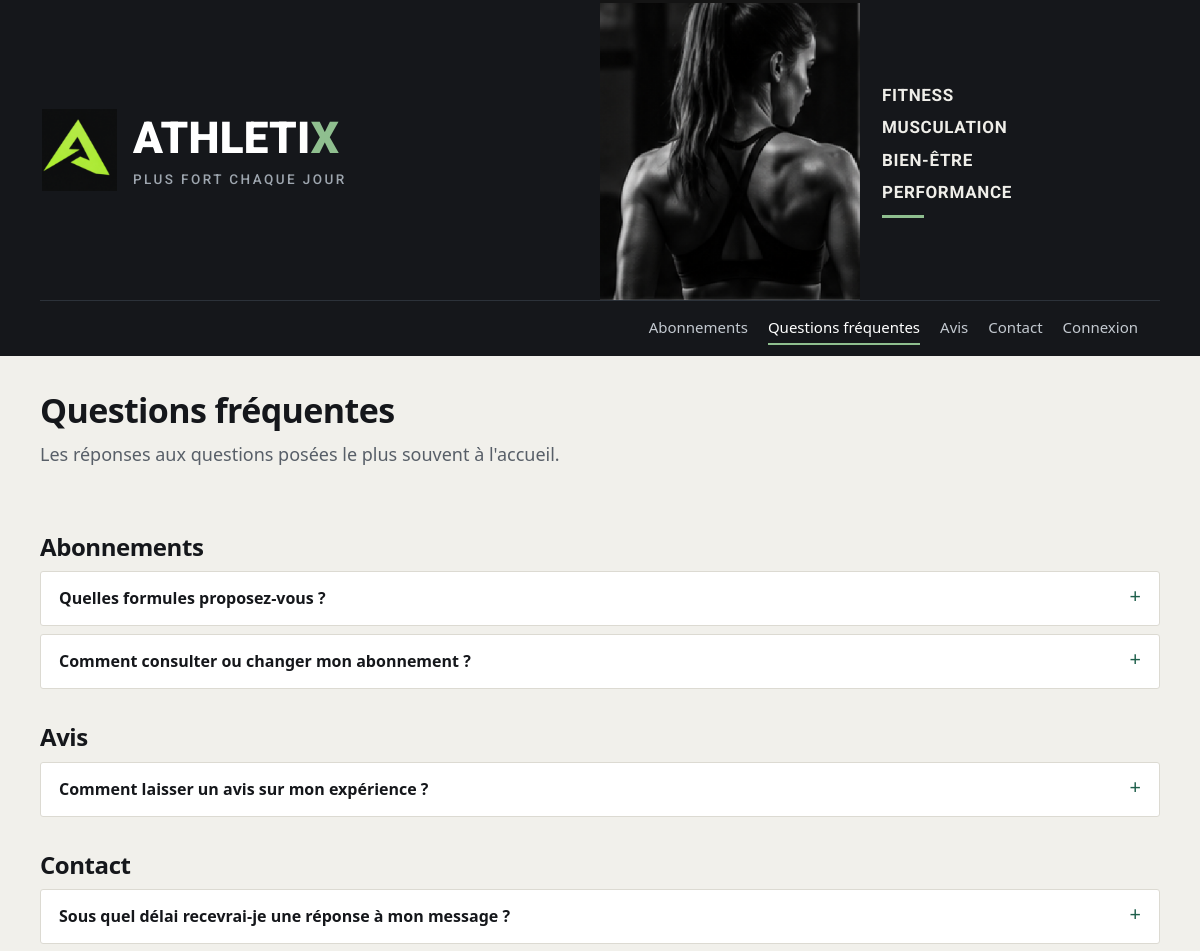
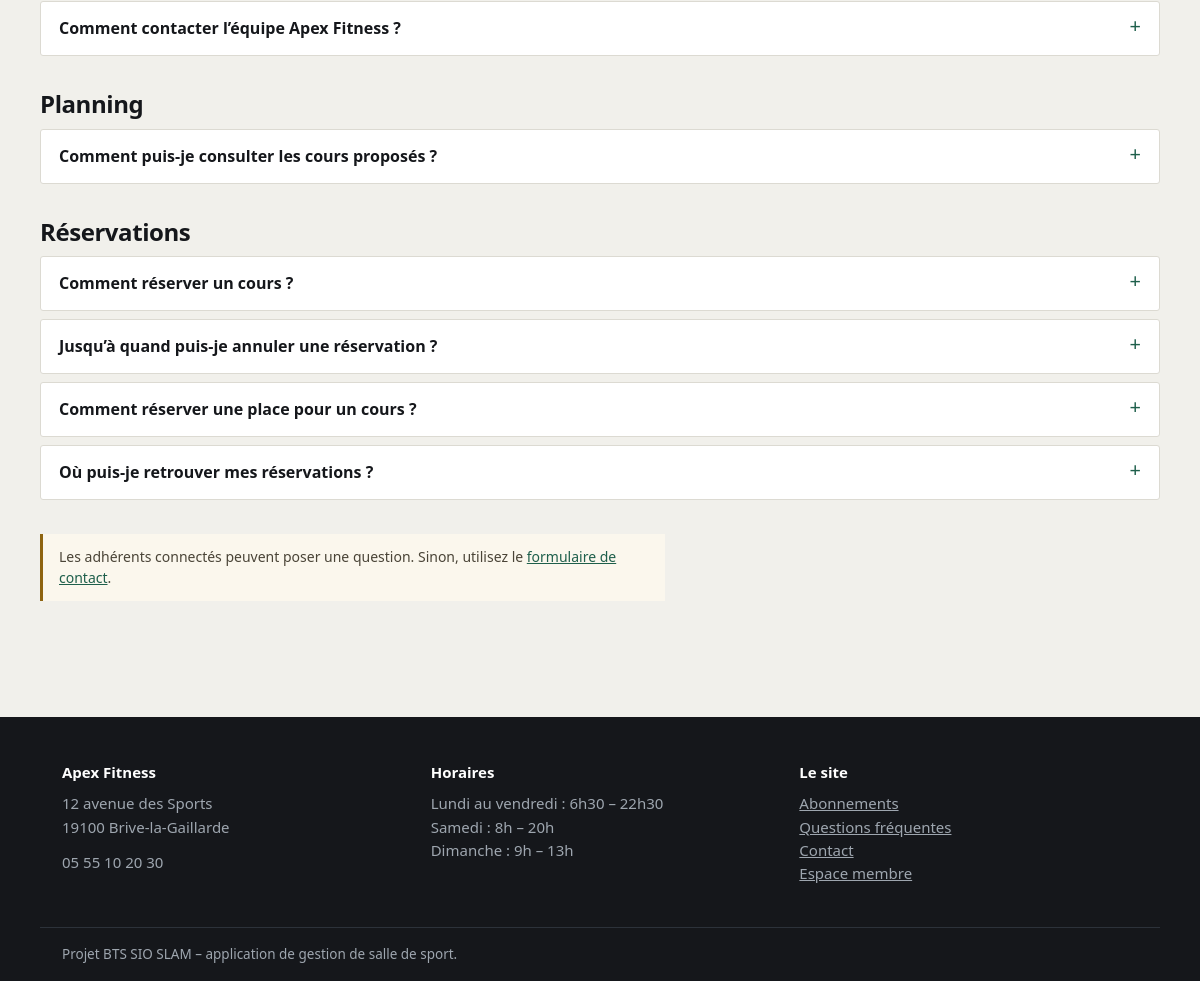
/index.php?route=faq/public.php, run on the app's committed database (2 pictures, top to bottom).
### tables this page shows
CREATE TABLE faq (
  NumInteraction INT PRIMARY KEY,
  question       TEXT NOT NULL,
  reponse        TEXT,
  statut_faq     VARCHAR(20) NOT NULL DEFAULT 'En attente',
  categorie      VARCHAR(80) NOT NULL DEFAULT 'General',
  FOREIGN KEY (NumInteraction) REFERENCES interaction_adherent(NumInteraction) ON DELETE CASCADE
);

### faq/public.php (called while the page is built, shortened)
<?php
require_once __DIR__ . '/../config/function.php';
require_once __DIR__ . '/controller/FaqController.php';
$controller = new FaqController();
$controller->assurerQuestionsDemo();
$parCategorie = $controller->grouperParCategorie($controller->index());
require __DIR__ . '/view/public.php';

### public/index.php (called while the page is built, shortened)
<?php
require_once __DIR__ . '/../config/function.php';
$requestPath = parse_url($_SERVER['REQUEST_URI'] ?? '/', PHP_URL_PATH);
$queryRoute = $_GET['route'] ?? null;
$requestPath = rawurldecode($requestPath);
$route = $queryRoute !== null ? rawurldecode($queryRoute) : trim($requestPath, '/');
$page = realpath(__DIR__ . '/' . $pages[$route]);
require $page;

### config/function.php (called while the page is built, shortened)
<?php
function db(): PDO
{
    static $pdo = null;
    if ($pdo === null) {
        $dsn = sprintf('mysql:host=%s;port=%d;dbname=%s;charset=utf8mb4', DB_HOST, DB_PORT, DB_NAME);
        try {
            $pdo = new PDO($dsn, DB_USER, DB_PASS, [
                PDO::ATTR_ERRMODE => PDO::ERRMODE_EXCEPTION,
                PDO::ATTR_DEFAULT_FETCH_MODE => PDO::FETCH_ASSOC,
                PDO::ATTR_EMULATE_PREPARES => false,
            ]);
        } catch (PDOException $exception) {
            http_response_code(500);
            exit('Connexion à la base impossible. Vérifiez config/config.php. Détail : ' . $exception->getMessage());
        }
    }
    return $pdo;
}
function e(?string $value): string
{
    return htmlspecialchars((string) $value, ENT_QUOTES | ENT_SUBSTITUTE, 'UTF-8');
}
function url(string $path): string
{
    $base = APP_BASE;
    if ($base === '') {
        $publicRoot = realpath(__DIR__ . '/../public');
        $webRoot = isset($_SERVER['DOCUMENT_ROOT']) ? realpath($_SERVER['DOCUMENT_ROOT']) : false;
        if ($publicRoot !== false && $webRoot !== false) {
            $webRoot = rtrim($webRoot, DIRECTORY_SEPARATOR);
        }
    }
    $base = rtrim($base, '/');
    $urlParts = parse_url($path);
    $route = ltrim($urlParts['path'] ?? '', '/');
    $query = [];
    if ($route === '') {
        return $base . '/';
    }
    if (str_starts_with($route, 'assets/')) {
        $assetUrl = $base . '/' . $route;
        return $assetUrl . (isset($urlParts['query']) ? '?' . $urlParts['query'] : '');
    }
    return $base . '/index.php?' . http_build_query(['route' => $route] + $query);
}
function connecte(): bool
{
    return isset($_SESSION['user']);
}
function a_role(string $role): bool
{
    return connecte() && in_array($role, $_SESSION['user']['roles'], true);
}

### faq/controller/FaqController.php (called while the page is built, shortened)
<?php
require_once __DIR__ . '/../model/FaqDomain.php';
final class FaqController
{
    private Faq $faq;
    public function __construct(?Faq $faq = null)
    {
        $this->faq = $faq ?? new Faq();
    }
    public function index(): array
    {
        return $this->faq->publiees();
    }
    public function grouperParCategorie(array $questions): array
    {
        $groupes = [];
        foreach ($questions as $question) {
            $groupes[$question['categorie']][] = $question;
        }
        return $groupes;
    }
}

### interaction_adherent/model/interaction_adherent.php (called while the page is built, shortened)
<?php
require_once __DIR__ . '/../../config/function.php';
class InteractionAdherent
{
    public function __construct(int $numUtilisateur, string $typeInteraction, ?PDO $pdo = null)
    {
        $this->pdo = $pdo ?? db();
    }
}

### faq/model/FaqDomain.php (called while the page is built, shortened)
<?php
require_once __DIR__ . '/../../interaction_adherent/model/interaction_adherent.php';
final class Faq extends InteractionAdherent
{
    public function publiees(): array
    {
        return $this->pdo->query(
            "SELECT f.*, i.date_interaction
             FROM faq f
             JOIN interaction_adherent i ON i.NumInteraction = f.NumInteraction
             WHERE f.statut_faq = 'Publiee'
             ORDER BY f.categorie, f.NumInteraction"
        )->fetchAll();
    }
}

### faq/view/public.php (the view, shortened to what this page needs)
<?php $parCategorie = $parCategorie ?? []; $erreur = $erreur ?? null; require __DIR__ . '/../../layout/header.php'; ?>
<div class="wrap page-head"><h1>Questions fréquentes</h1><p class="lead">Les réponses aux questions posées le plus souvent à l'accueil.</p></div>
<div class="wrap section">
<?php foreach ($parCategorie as $categorie => $questions): ?><section class="faq-cat"><h2><?= e($categorie) ?></h2><?php foreach ($questions as $question): ?><details class="faq-item"><summary><?= e($question['question']) ?></summary><div class="reponse"><?= nl2br(e($question['reponse'] ?? '')) ?></div></details><?php endforeach; ?></section><?php endforeach; ?>
<?php if (a_role('ADHERENT')): ?><section class="form" style="max-width:620px"><h2>Poser une question</h2><?php if ($erreur): ?><p class="flash flash-erreur"><?= e($erreur) ?></p><?php endif; ?><form method="post"><?= champ_csrf() ?><div class="form-ligne"><label for="question">Votre question</label><textarea id="question" name="question" maxlength="500" required></textarea></div><button class="btn btn-vert" type="submit">Envoyer la question</button></form></section><?php else: ?><p class="note">Les adhérents connectés peuvent poser une question. Sinon, utilisez le <a href="<?= url('message_contact/index.php') ?>">formulaire de contact</a>.</p><?php endif; ?></div>
<?php require __DIR__ . '/../../layout/footer.php'; ?>

### public/assets/css/style.css (style rules this page uses)
:root { --ink:#15171B; --ink-soft:#585F68; --canvas:#F1F0EB; --surface:#FFFFFF; --line:#DCDAD2; --green:#1E5F4B; --green-soft:#E1EDE8; --amber:#8E6410; --amber-soft:#F7EDD6; --rust:#9B3A2B; --rust-soft:#F5E0DC; --radius:3px; }
* { box-sizing:border-box }
html { scroll-behavior:smooth }
body { margin:0;background:var(--canvas);color:var(--ink); font-family:system-ui,-apple-system,"Segoe UI",Roboto,Helvetica,Arial,sans-serif; font-size:16px;line-height:1.55;font-variant-numeric:tabular-nums; }
a { color:var(--green) }
.wrap { max-width:1120px;margin:0 auto;padding:0 22px }
h1,h2,h3 { letter-spacing:-.018em;line-height:1.2;margin:0 0 10px }
h1 { font-size:34px }
h2 { font-size:24px }
p { margin:0 0 12px }
.lead { font-size:18px;color:var(--ink-soft);max-width:62ch }
.section { padding:56px 0 }
.note { border-left:3px solid var(--amber);background:#FBF7ED;padding:12px 16px; margin:22px 0 0;font-size:14px;color:#4A4437;max-width:78ch }
.page-head { padding:34px 0 8px }
.page-head .lead { margin-bottom:0 }

### public/assets/css/pages/faq.css (style rules this page uses)
.page-faq .faq-cat { margin-bottom:34px }
.page-faq .faq-item { background:var(--surface);border:1px solid var(--line);border-radius:var(--radius);margin-bottom:8px }
.page-faq .faq-item summary { padding:14px 18px;cursor:pointer;font-weight:600;list-style:none;display:flex;justify-content:space-between;gap:14px }
.page-faq .faq-item summary::after { content:"+";color:var(--green);font-weight:400;font-size:20px;line-height:1 }

### data on the page
faq: question "Quelles formules proposez-vous ?"
faq: question "Comment consulter ou changer mon abonnement ?"
faq: question "Comment laisser un avis sur mon expérience ?"
faq: question "Sous quel délai recevrai-je une réponse à mon message ?"
faq: question "Comment contacter l’équipe Apex Fitness ?"
faq: question "Comment puis-je consulter les cours proposés ?"
faq: question "Comment réserver un cours ?"
faq: question "Jusqu’à quand puis-je annuler une réservation ?"
faq: question "Comment réserver une place pour un cours ?"
faq: question "Où puis-je retrouver mes réservations ?"

### other printed values
$categorie "Abonnements"
$categorie "Avis"
$categorie "Contact"
$categorie "Planning"
$categorie "Réservations"
